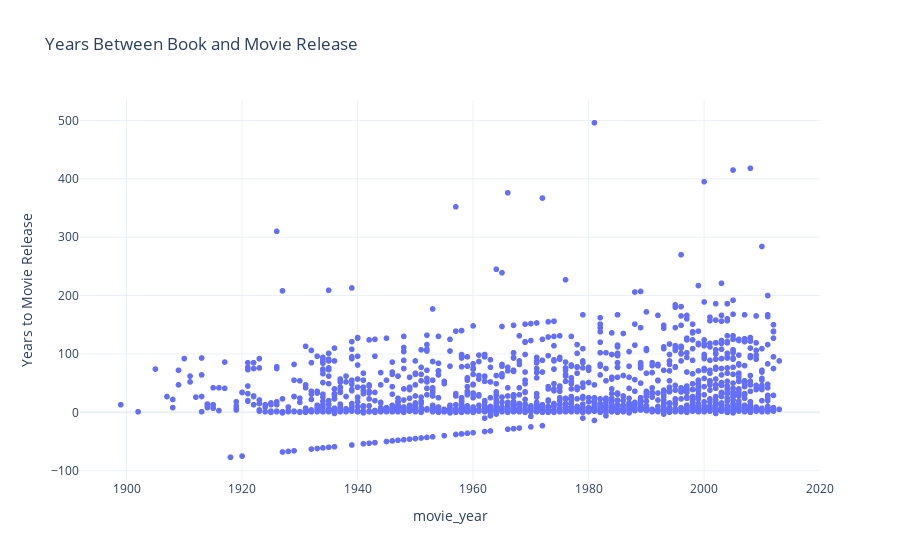

Notebook source saved alongside this figure:
### Markdown cell above
## How much time goes by between a Book and Movie Release?

### Code cell
year_book_movie = data.dropna(subset=['BookYear', 'movie_year'])
year_book_movie = year_book_movie[year_book_movie['BookYear']!=0]
year_book_movie['years_to_movie'] = year_book_movie['movie_year'] - year_book_movie['BookYear']

fig = px.scatter(
    year_book_movie,
    x='movie_year',
    y='years_to_movie',
    hover_data={'BookTitle': True, 'BookYear': True, 'movie_year': True, 'years_to_movie': True},
    title='Years Between Book and Movie Release',
    labels={'BookYear': 'Book Release Year', 'years_to_movie': 'Years to Movie Release'},
    template='plotly_white'
)

fig.update_traces(
    hovertemplate='<b>Book Title:</b> %{customdata[0]}<br>' +
                  '<b>Book Release Year:</b> %{customdata[1]}<br>' +
                  '<b>Movie Release Year:</b> %{x}<br>' +
                  '<b>Years to Movie Release:</b> %{y}<br>'
)

fig.show()

### Figure 1 — Plotly figure (JSON) as saved in the notebook; plotly's stock layout.template omitted (floating-point values rounded to 4 significant figures; data arrays with more than 128 entries replaced by an {"elided": "..."} marker saying what was removed)
{"data": [{"customdata": {"elided": "1827x2 mixed values"}, "hovertemplate": "<b>Book Title:</b> %{customdata[0]}<br><b>Book Release Year:</b> %{customdata[1]}<br><b>Movie Release Year:</b> %{x}<br><b>Years to Movie Release:</b> %{y}<br>", "legendgroup": "", "marker": {"color": "#636efa", "symbol": "circle"}, "mode": "markers", "name": "", "showlegend": false, "type": "scattergl", "x": {"elided": "1827 int values"}, "xaxis": "x", "y": {"elided": "1827 int values"}, "yaxis": "y"}], "layout": {"legend": {"tracegroupgap": 0}, "title": {"text": "Years Between Book and Movie Release"}, "xaxis": {"anchor": "y", "domain": [0, 1], "title": {"text": "movie_year"}}, "yaxis": {"anchor": "x", "domain": [0, 1], "title": {"text": "Years to Movie Release"}}}}
